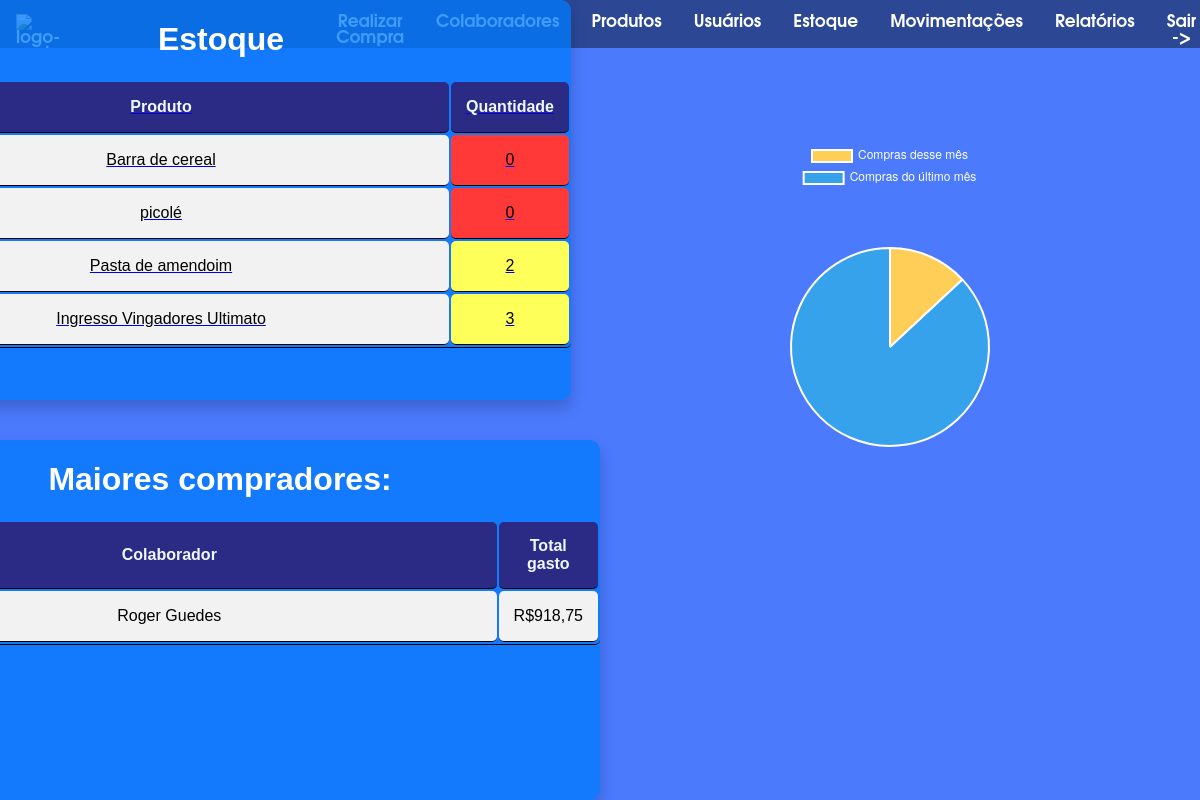
The app's page /home/ (signed in), older data.
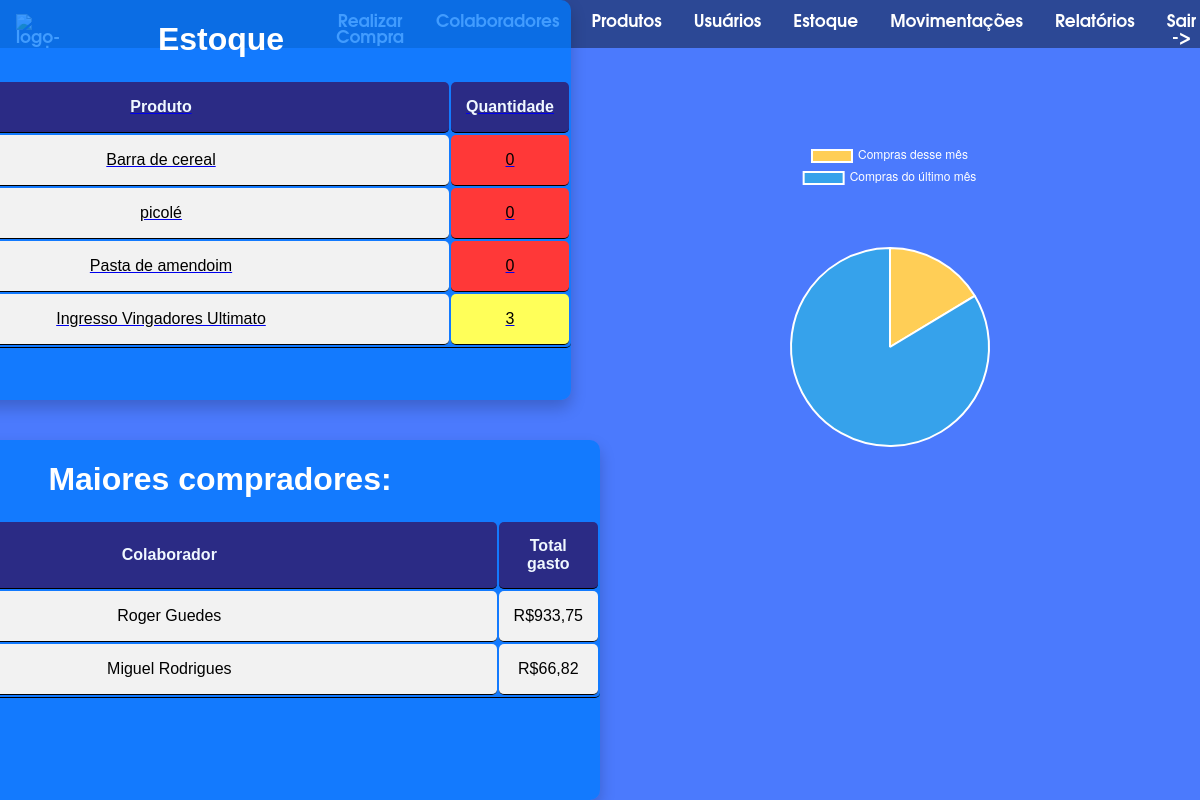
The same page, newer data.
### colaboradores/models.py (models this page shows, shortened)
class Colaboradore(models.Model):
    nome = models.CharField(max_length=70)
    cpf = models.CharField(max_length=14)
    login = models.CharField(unique=True,max_length=50)
    senha = models.CharField(max_length=30)
    situacao = models.CharField(default="Ativo",max_length=7)
    email = models.EmailField(default='michelmanngabriel@gmail.com')
    cod_barras_colab = models.CharField(max_length=10,default='1009463')

### estoque/models.py (models this page shows, shortened)
class Estoque(models.Model):
    produto = models.OneToOneField(Produtos,on_delete=models.CASCADE)
    quantidade = models.IntegerField()

### produtos/models.py (models this page shows, shortened)
class Produtos(models.Model):
    TIPOS_CHOICES = (
    ('Alimento', 'Alimento'),
    ('Ingresso', 'Ingresso'),
    ('Roupa','Roupa')
    )
    nome = models.CharField(max_length=50)
    cod_barras = models.IntegerField()
    preco = models.DecimalField(max_digits=200,decimal_places=2)
    tipo = models.CharField(max_length=8,choices=TIPOS_CHOICES)
    situacao = models.CharField(default="Ativo", max_length=7)

### colaboradores/views.py (the view)
# urls.py: path('home/',Home,name='Home'),
@login_required(login_url='Login')
def Home(request):
    hoje = datetime.now()
    ultimo_26 = datetime(hoje.year, hoje.month, 26)
    total_arrecadado_ultima_ref = 0
    maiores_compradores = Compra.objects.exclude(data__lte=ultimo_26).values('colaborador_id').annotate(total_compras=Round(Sum('total'),2)).order_by('-total_compras')
    for i in maiores_compradores:
       i['colaborador_id'] = Colaboradore.objects.get(id=i['colaborador_id'])
       total_arrecadado_ultima_ref += float(i['total_compras'])
       total_compras_formatado = f"{float(i['total_compras']):,.2f}".replace(',', '|').replace('.', ',').replace('|', '.')
       i['total_compras'] = total_compras_formatado
    quantidade_compras = Compra.objects.exclude(data__lte=ultimo_26).count()
    dois_meses_atras = hoje.replace(day=26, month=hoje.month-2)
    dia_25_mes_passado = hoje.replace(day=25, month=hoje.month-1)
    if hoje.day > 25:
        dois_meses_atras = hoje.replace(day=26, month=hoje.month-1)
        dia_25_mes_passado = hoje.replace(day=25)
    quantidade_compras_ultima_ref = Compra.objects.filter(data__gte=dois_meses_atras,data__lte = dia_25_mes_passado).count()
    estoque = Estoque.objects.filter(Q(quantidade__lt=4) & Q(produto__situacao="Ativo")).order_by('quantidade')
    produtos_mais_vendidos = Produtos.objects.filter(itemcompra__compra__data__gte=ultimo_26).annotate(total_vendas=Count('itemcompra')).order_by('-total_vendas')
    context = {
       "maiores_compradores":maiores_compradores,'compras_mensal':quantidade_compras,
       'compras_ultima_ref':quantidade_compras_ultima_ref,'estoque':estoque,
       'total_arrecadado':f"{float(total_arrecadado_ultima_ref):,.2f}".replace(',', '|').replace('.', ',').replace('|', '.'),
       'produtos_mais_vendidos':produtos_mais_vendidos
    }
    return render(request,'home/home.html',context=context)

### templates/home/home.html (shortened to what this page needs)
{% load static%}
<!DOCTYPE html>
<html>
<head>
<link rel="stylesheet" href="{% static 'home/css/home.css'%}">
</head>
<body style="background-color: #4b7afd;">
<div style="display: flex; justify-content: center;">
<nav class="topnav" >
  <a style="width:107px;" href="{% url 'Home' %}"><img src="https://www.scivale.com.br/wp-content/uploads/2017/12/logo-sci.png" alt="logo-sci"></a>
  <a href="{%url 'ComecarCompra'%}" style="margin-left: 18%;">Realizar Compra</a>
  <a href="{% url 'MostrarColab' %}">Colaboradores</a>
  <a href="{% url 'ListarProdu' %}">Produtos</a>
  {% if user.is_superuser %}
  <a href="{% url 'ListarUser'%}">Usuários</a>
{% endif %}
  <a href="{% url 'ListarEstoque' %}">Estoque</a>
  <a href="{% url 'ListarMovimentacoes'%}">Movimentações</a>
  <a href="{% url 'GerarRelatorio' %}">Relatórios</a>
  <a class="logout" href="{%url 'Logout' %}" style="margin-left: auto;">Sair -></a>
</nav>
</div>
<div class="linha">
  <div class="compradores">
    <h1 style="color:white;text-align: center;">Maiores compradores:</h1>
    <table class="tabela-compradores">
      <thead class="thead-light">
        <tr>
          <th scope="col">Colaborador</th>
          <th scope="col">Total gasto</th>
        </tr>
      </thead>
      <tbody>
          {% for item in maiores_compradores %}
        <tr>
          {% if item.colaborador_id.nome|length > 20 %}
          <td>{{item.colaborador_id.nome|slice:":20" }}...</td>
          {%else%}
            <td>{{item.colaborador_id.nome}}</td>
          {%endif%}
          <td>R${{item.total_compras}}</td>
        {%endfor%}
      </tbody>
    </table>
  </div>
  <div class="estoque">
        <div class="estoque-content" style="text-align: center;background-color:#007bffbe ;">
          <h1 style="color:white">Estoque</h1>
          <a href="{% url 'ListarEstoque' %}">
          <table class="tabela-estoque">
            <thead class="thead-light">
              <tr>
                <th scope="col">Produto</th>
                <th scope="col">Quantidade</th>
              </tr>
            </thead>
            <tbody>
                {% for item in estoque %}
              <tr>
                {% if item.produto.nome|length > 45%}
                  <td>{{item.produto.nome|slice:":45"}}...</td>
                {%else%}
                <td>{{item.produto.nome}}</td>
                {%endif%}
                  {%if item.quantidade == 0%}
                  <td class="situacao-vermelho">{{item.quantidade}}</td>
                  {% elif item.quantidade > -100%}
                  <td class="situacao-amarelo">{{item.quantidade}}</td>
                  {%endif%}
              </tr>
              {%endfor%}
            </tbody>
          </table>
          </a>
        </div>
  </div>
  <div id="chartContainer" style="width: 400px; height: 400px;justify-content: center;position:relative;left: -30%; color: white;">
    <canvas id="myChart" class="graf-pizza" ></canvas>
  </div>
</div>
<br><br>
<br><br>
<script>
  // Obtém os valores do contexto passados pela view
  var valor1 = "{{ compras_mensal }}";
  var valor2 = '{{ compras_ultima_ref }}';
  // Dados do gráfico
  var data = {
    labels: ['Compras desse mês', 'Compras do último mês'],
    datasets: [{
      data: [valor1, valor2],
      backgroundColor: ['#FFCE56', '#36A2EB'],
      color:'white'
    }]
  };
  // Configuração do gráfico
  var options = {
    responsive: true,  // Torna o gráfico responsivo para se ajustar ao contêiner
    maintainAspectRatio: false,  // Permite que o gráfico ocupe todo o espaço do contêiner
    legend: {
      position: 'bottom',  // Posição da legenda (top, bottom, left, right)
    },
    aspectRatio: 2,  // Define a relação de aspecto (largura:altura)
    layout: {
    padding: {
      top: 20,   // Espaçamento superior
      left: 50,  // Espaçamento esquerdo
      right: 50, // Espaçamento direito
      bottom: 20 // Espaçamento inferior
    }
  },
  plugins: { // Adicione esta parte
    legend: {
      labels: {
        color: 'white', // Defina a cor das letras dos rótulos para branco
      }
    }
  }
};
  // Criação do gráfico de pizza
  var ctx = document.getElementById('myChart').getContext('2d');
  var myChart = new Chart(ctx, {
    type: 'pie',
    data: data,
    options: options
  });
</script>
</body>
</html>
</body>
</html>

### static_files/static/home/css/home.css (style rules this page uses)
body { background-color: #648dff; margin: 0; font-family: Arial, Helvetica, sans-serif; }
html, body { height: 100%; }
table, th, td { margin: 0 auto; border-radius: 5px; border-bottom: 1px solid black; }
th { background-color: #007bff; color: #ffffff; border-radius: 10px; }
td,th { padding: 15px; text-align: center; color:black; border-radius: 1px; height: 20px; width: 10%; background-color: #f2f2f2; border-radius: 5px; }
th { background-color: rgb(43, 43, 133); color:aliceblue; }
.linha { display: flex; justify-content: space-around; right: -10%; top:50%; transform: translate(-40%,-50%); position: absolute; }
.estoque { position: relative; right:10%; top:50%; width: 45%; height: 40%; border:30px; z-index: 1; }
.estoque-content { background-color: -webkit-linear-gradient(rgb(201, 201, 255),white); align-items: center; position: absolute; left:-800%; top:30%; width: 700%; z-index: -1; border-radius: 10px; overflow: auto; height: 400px; transform: translate(-7%,-50%); box-shadow: 0 8px 16px rgba(0, 0, 0, 0.2); }
.estoque-content td,th { width: 80%; }
.graf-pizza { transform: translate(0%,-20%); color:white; padding: 0; }
.compradores { width: 190%; background-color: #007bffbe ; position: absolute; left: -230%; top:60%; box-shadow: 0 8px 16px rgba(0, 0, 0, 0.2); border-radius: 10px; overflow: auto; height: 90%; }
.tabela-compradores td,th { border-radius: 5px; width: 90%; }
.tabela-compradores-content th:last-child, td:last-child { width: 40%; }
.situacao-amarelo { background-color: rgb(255, 255, 89); }
.situacao-vermelho { background-color: rgb(255, 56, 56); }
.topnav { width: 100%; overflow: hidden; background-color: #00000069; display: flex; align-items: center; }
.topnav a { float: left; color: #f2f2f2; text-align: center; padding: 14px 16px; text-decoration: none; font-size: 17px; height: 20px; font-weight: bold; font-family: Avantgarde, TeX Gyre Adventor, URW Gothic L, sans-serif; }
.topnav a { color: #ffffff; }
.topnav img { height: 35px; margin-right: 28px; }

Row changes from the older to the newer data that the page shows:
changed Colaboradore "Roger Guedes": total_compras "918,75" → "933,75"
now on this page (row unchanged): Colaboradore: colaborador_id.nome "Miguel Rodrigues", total_compras "66,82"
changed Estoque "Pasta de amendoim": quantidade "2" → "0"
Text that changed along with them:
chart data {{ compras_mensal }}: 20 → 26
